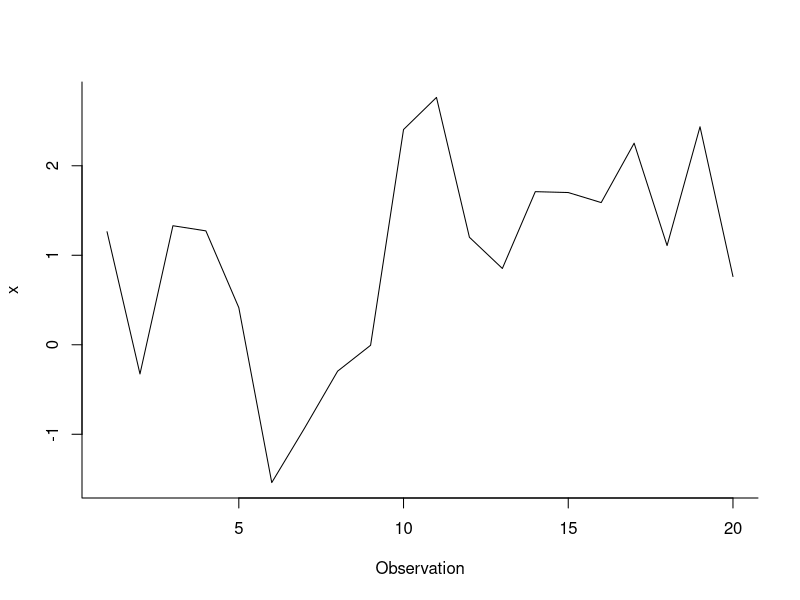

The R source for this figure:
# meanTest.R: Two-sample hypothesis test for shift in mean.
#
# Assume that 2 independent random samples are selected 
# from each of two normal populations:
#   X_1, X_2, ... X_{n_1} ~ N(\mu_1, \sigma_1)
#   X_1, X_2, ... X_{n_2} ~ N(\mu_2, \sigma_2).
# Both populations possess equal variances 
#   \sigma_1 = \sigma_2 = \sigma
# but possibly different means
#   \mu_1, \mu_2.
#
# We want to test the null hypothesis H_0 that no change exists 
# in mean
#   H_0: \mu_1 - \mu_2 = 0
# versus the alternative hypothesis H_1 that a change in mean 
# occurs immediately after time n_1
#   H_1: (\mu_1 - \mu_2) not equal to 0.
#
# We use a standard two-sample test with Student-t statistic T 
# at the \alpha = 0.05 level of significance.

# Working directory is where this script is at.
this.dir <- dirname(parent.frame(2)$ofile)
setwd(this.dir)

# Load required packages
library(R.utils)   # for printf

alpha = 0.01  # level of significance of the test

n1 = 10     # num of observations before the change point
n2 = 10     # num of observations after the change point
n = n1+n2   # total number of observations

# Generate Gaussian time series with one change point at k=10, 
# the first random sample consists of n_1 = 10 observations from a N(0,1)
# while the second sample consists of n_2 = 10 observations from a N(10,1).
set.seed(0)
rand_sample_1 = rnorm(n1, 0, 1)
rand_sample_2 = rnorm(n2, 2, 1)
x <- c(rand_sample_1, rand_sample_2)

# Plot the sequence of observations.
plot(x, type = "l", xlab = "Observation", ylab = "x", bty = "l")

# S = "pooled" estimator for the sd \sigma
sample_mean_1 = mean(rand_sample_1)
sample_mean_2 = mean(rand_sample_2)
sample_var_1 = var(rand_sample_1)
sample_var_2 = var(rand_sample_2)
S2 = ((n1-1)*sample_var_1 + (n2-1)*sample_var_2) / (n1+n2-2)
S = sqrt(S2)

# Test statistic T
T = (sample_mean_1 - sample_mean_2) / (S*sqrt(1/n1 + 1/n2))

# We use a two-tailed test. The rejection region for \alpha is
#   |t| > t_{\alpha/2} = t_{.025}.
df = n-2
t_alpha2 = qt(alpha/2, df, lower.tail = FALSE)

# Output result
printf("\nTwo-sample hypothesis test with significance level %f \n", alpha)

if (abs(T) > t_alpha2) {
  printf("Null hypothesis rejected: ")
  printf("There is a change in mean at time %d \n", n1)
} else {
  printf("Null hypothesis not rejected: ")
  printf("We can't conclude change in mean at time %d \n", n1)
}

# Compute p-value
p = 2*pt(abs(T), df = 18, lower.tail=FALSE)
printf("\nCOMPUTATION OF P-VALUE\n")
printf("Observed value of the test statistic is |t|=%f\n", abs(T))
printf("Test will confirm CP for all ")
printf("significance levels alpha > %f\n", p)